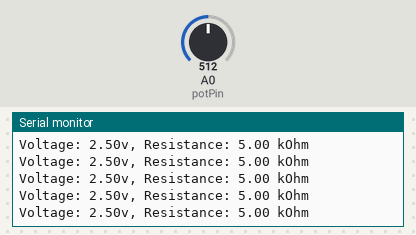
The sketch below on a simulated Arduino Uno, built with avr-gcc and run on an emulated ATmega328P. Shown: the last lines printed to the serial monitor. The inputs (shaded band) are chosen by the test bench; at power-on: A0 (potPin) = 512.

Above: at 1.2 s.
1.3 s: A0 (potPin) set to 1009
At 1.4 s:
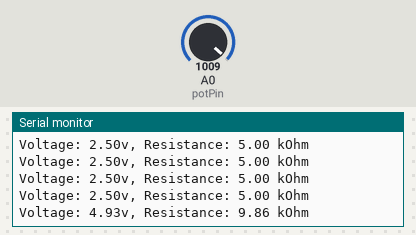
4.3 s: A0 (potPin) set to 1023
At 4.32 s:
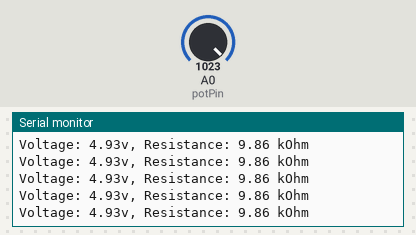
Timing chart, 0 to 7.3 s (numbered marks = the images above; inputs shaded):
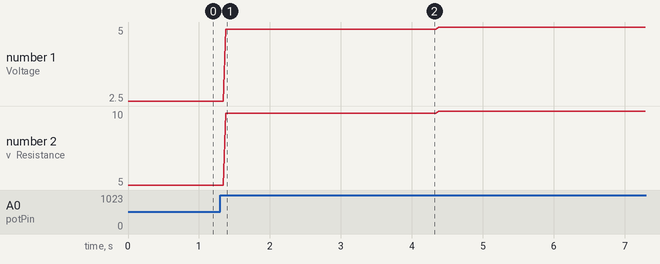

Measured:
- after the input at 1.3 s, the serial monitor: prints a new line after 0.08 s (image 1)
- plotted number 1: 2.5 → 4.93 after the input at 1.3 s
- plotted number 2: 5 → 9.86 after the input at 1.3 s, 9.86 → 10 after the input at 4.3 s

The sketch:

Opp2c.ino
```cpp
// Lagre hvilken pin som er input fra pot meter
const int potPin = A0;

// Lage en verdi som vi kan lagre input fra analog read
int value = 0;
// Lage verdi som kan være spenning
float voltage = 0;
// Lage verdi som kan være motstand
float resistance = 0;

void setup() {
  // Starte serial med baud 9600
  Serial.begin(9600);
}

void loop() {
  // lagre input til value
  value = analogRead(potPin);
  // Kalkulerer spenningen
  voltage = value * (5.0/1023.0);
  // Kalkulerer Motstanden
  resistance = value * (10.0/1023.0);

  // sende verdier til serial, med linjeskift på slutten
  Serial.print("Voltage: ");
  Serial.print(voltage);
  Serial.print("v, Resistance: ");
  Serial.print(resistance);
  Serial.println(" kOhm");

  // ha en liten delay, altid kjekt å ha
  delay(10);
}
```
